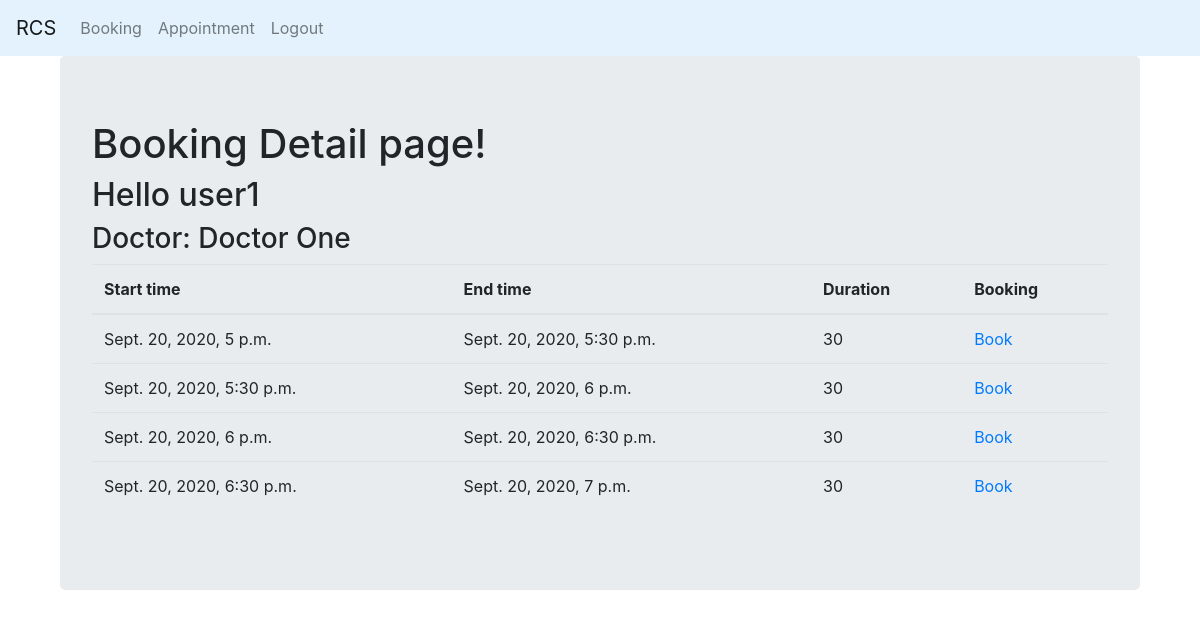
The page /rcapp/booking_detail/1 (signed in) on the database its author committed.
### rcapp/models.py (models this page shows, shortened)
class Doctor(models.Model):
    user = models.OneToOneField(User, on_delete=models.CASCADE)
    bod = models.DateTimeField('Birth of Date')
    address = models.CharField('Home Address',max_length=20)
    city = models.CharField('City',max_length=20)
    phone = models.IntegerField('Phone number')
    created_at = models.DateTimeField('Date Created')
    pic = models.ImageField("Picture",upload_to=user_directory_path,blank=True)
    specialist = models.ForeignKey(Specialist, blank=True, null=True, on_delete=models.CASCADE)

class TimeTable(models.Model):
    start_time = models.DateTimeField('Start time')
    end_time = models.DateTimeField('End time')
    slot_duration = models.IntegerField('Duration of each slot');
    doctor = models.ForeignKey(Doctor, blank=True, null=True, on_delete=models.CASCADE)

### rcapp/views.py (the view)
# urls.py: path('booking_detail/<int:doc_id>', views.booking_detail,name='booking_detail'),
@login_required
def booking_detail(request,doc_id):
	user = User.objects.get(username=request.user)
	if Patient.objects.filter(pk=user.id):
		selected_doctor = get_object_or_404(Doctor, pk=doc_id)
		time_table = TimeTable.objects.filter(doctor_id=doc_id)
		return render(request,'rcapp/booking_detail.html',
			{'selected_doctor':selected_doctor, 'time_table':time_table})
	else:
		return HttpResponse("You must be PATIENT.")

### templates/rcapp/booking_detail.html (shortened to what this page needs)
{% extends "rcapp/base_patient.html" %}
{% block body_block %}
<div class="container">
  <div class="jumbotron">
    <h1>Booking Detail page!</h1>
    {% if user.is_authenticated %}
        <h2>Hello {{ user.username }}</h2>
        <h3>Doctor: {{selected_doctor.user.first_name}} {{selected_doctor.user.last_name}}</h3>
        <table class="table table-hover">
        <thead>
	      <tr>
	        <th>Start time</th>
	        <th>End time</th>
	        <th>Duration</th>
	        <th>Booking</th>
	      </tr>
	    </thead>
	    <tbody>
        {% for item in time_table %}
	    <tr>
	         <td>{{ item.start_time }}</td>
	         <td>{{ item.end_time }}</td>
	         <td>{{ item.slot_duration }}</td>
	         <td><a href="/rcapp/booking_detail/{{item.id}}">Book</a></td>
	    </tr>
       	{% endfor %}
   		</table>
    {% else %}
        <h2>Register or Login if you'd like to</h2>
    {% endif %}
  </div>
</div>
{% endblock %}

### rows shown on the page
Doctor: user.first_name "Doctor", user.last_name "One"
TimeTable: start_time "Sept. 20, 2020, 5 p.m.", end_time "Sept. 20, 2020, 5:30 p.m.", slot_duration "30"
TimeTable: start_time "Sept. 20, 2020, 5:30 p.m.", end_time "Sept. 20, 2020, 6 p.m.", slot_duration "30"
TimeTable: start_time "Sept. 20, 2020, 6 p.m.", end_time "Sept. 20, 2020, 6:30 p.m.", slot_duration "30"
TimeTable: start_time "Sept. 20, 2020, 6:30 p.m.", end_time "Sept. 20, 2020, 7 p.m.", slot_duration "30"

### other values the page prints
{{ user.username }} "user1"
